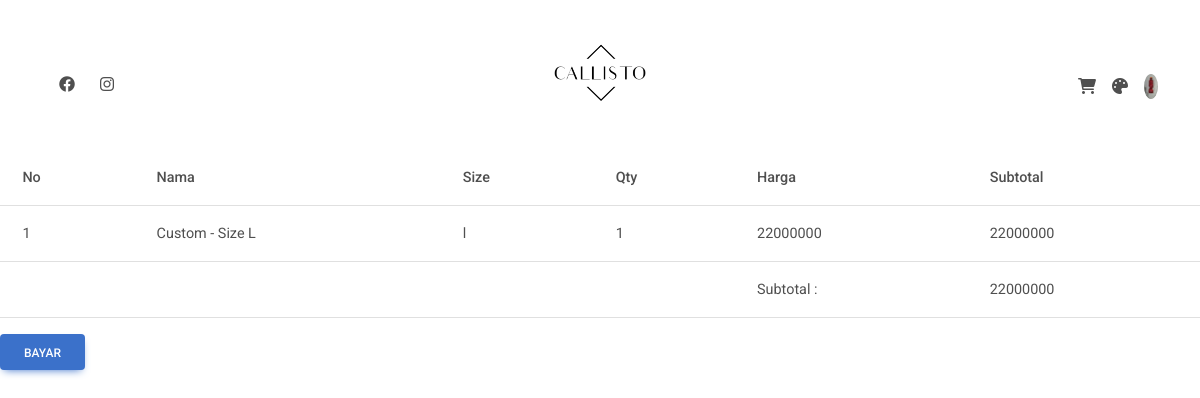
/user_payment.php (signed in), run on the app's committed database.
### tables this page shows
CREATE TABLE `account` (
  `acc_id` varchar(6) NOT NULL,
  `acc_email` varchar(255) NOT NULL,
  `acc_user` varchar(255) NOT NULL,
  `acc_name` varchar(255) NOT NULL,
  `acc_pass` varchar(255) NOT NULL,
  `acc_telp` varchar(15) NOT NULL,
  `acc_gender` int(1) NOT NULL,
  `acc_alamat` varchar(255) DEFAULT NULL,
  `acc_profile` varchar(255) DEFAULT NULL,
  `acc_tglLahir` date DEFAULT NULL,
  PRIMARY KEY (`acc_id`)
);

CREATE TABLE `cart` (
  `cart_customer_id` varchar(6) NOT NULL,
  `cart_pro_id` varchar(6) NOT NULL,
  `qty` int(11) NOT NULL,
  KEY `cart_customer_id` (`cart_customer_id`),
  KEY `cart_pro_id` (`cart_pro_id`),
  CONSTRAINT `cart_ibfk_1` FOREIGN KEY (`cart_customer_id`) REFERENCES `account` (`acc_id`),
  CONSTRAINT `cart_ibfk_2` FOREIGN KEY (`cart_pro_id`) REFERENCES `product` (`pro_id`)
);

CREATE TABLE `product` (
  `pro_id` varchar(6) NOT NULL,
  `pro_name` varchar(255) NOT NULL,
  `pro_price` int(11) NOT NULL,
  `pro_stock` int(5) NOT NULL,
  `pro_size` varchar(2) NOT NULL,
  `pro_detail` varchar(255) NOT NULL,
  `pro_picture` varchar(255) NOT NULL,
  `pro_status` int(1) NOT NULL DEFAULT 1,
  `pro_cust_id` varchar(6) DEFAULT NULL,
  PRIMARY KEY (`pro_id`),
  KEY `custom_fk` (`pro_cust_id`),
  CONSTRAINT `custom_fk` FOREIGN KEY (`pro_cust_id`) REFERENCES `account` (`acc_id`)
);

### user_payment.php (the view, shortened to what this page needs)
<?php
require("helper.php");
?>
<!DOCTYPE html>
<html lang="en">
<head>
    <link href="https://cdnjs.cloudflare.com/ajax/libs/font-awesome/6.0.0/css/all.min.css" rel="stylesheet" />
    <link href="https://cdnjs.cloudflare.com/ajax/libs/mdb-ui-kit/6.0.1/mdb.min.css" rel="stylesheet" />
</head>
<body>
    <header>
        <div class="p-3 text-center bg-white nav-border">
            <div class="container mt-4">
                <div class="row">
                    <div class="col-md-4 d-flex justify-content-center justify-content-md-start align-items-center">
                        <ul class="navbar-nav d-flex flex-row">
                            <li class="nav-item me-3 me-lg-0 mt-4">
                                <a class="nav-link" href="https://www.facebook.com/Maisonfashion">
                                    <i class="fab fa-facebook" style="height:50px ; width:50px ;"></i>
                                </a>
                            </li>
                            <li class="nav-item me-3 me-lg-0 ms-2 mt-4">
                                <a class="nav-link" href="https://www.instagram.com/maisonde_fashion/">
                                    <i class="fab fa-instagram"></i>
                                </a>
                            </li>
                        </ul>
                    </div>
                    <div class="col-md-4">
                        <a href="user_home.php">
                            <img src="asset/logo.png" height="70" />
                        </a>
                    </div>
                    <div class="col-md-4 d-flex justify-content-center justify-content-md-end align-items-center">
                        <div class="d-flex">
                            <a class="text-reset me-3" href="user_cart.php">
                                <span><i class="fas fa-shopping-cart"></i></span>
                            </a>
                            <a class="text-reset me-3" href="user_custom.php">
                                <span><i class="fas fa-palette"></i></span>
                            </a>
                            <?php
                            $sql = "SELECT * FROM account WHERE acc_user = '" . $_SESSION['userLogin'] . "' ";
                            $res = mysqli_query($con, $sql);
                            $rows = mysqli_fetch_assoc($res);
                            ?>
                            <div class="dropdown">
                                <a class="text-reset dropdown-toggle d-flex align-items-center hidden-arrow" href="#" id="navbarDropdownMenuLink" role="button" data-mdb-toggle="dropdown" aria-expanded="false">
                                    <img src="img_profile/<?= $rows['acc_profile'] ?>" class="rounded-circle" height="25" alt="" loading="lazy" />
                                </a>
                            </div>
                        </div>
                    </div>
                </div>
            </div>
        </div>
    </header>
    <?php
    $nomer = 0;
    $total = 0;
    ?>
    <table class="table">
        <tr>
            <th>No</th>
            <th>Nama</th>
            <th>Size</th>
            <th>Qty</th>
            <th>Harga</th>
            <th>Subtotal</th>
        </tr>
        <?php
        $select_query = "SELECT p.pro_name AS 'nama' , p.pro_size AS 'size' , c.qty AS 'qty' , p.pro_price AS 'harga' , (c.qty * p.pro_price) AS 'subtotal' FROM cart c JOIN product p ON c.cart_pro_id = p.pro_id";
        $select = mysqli_query($con, $select_query);
        while ($row = mysqli_fetch_assoc($select)) { ?>
            <tr>
                <td><?= ++$nomer; ?></td>
                <td><?= $row['nama']; ?></td>
                <td><?= $row['size']; ?></td>
                <td><?= $row['qty']; ?></td>
                <td><?= $row['harga']; ?></td>
                <td><?= $row['subtotal']; ?></td>
            </tr>
        <?php
            $total += $row['subtotal'];
        }
        ?>
        <tr>
            <td></td>
            <td></td>
            <td></td>
            <td></td>
            <td>Subtotal : </td>
            <td><?= $total; ?></td>
        </tr>
    </table>
    <button class="btn btn-primary" onclick="animasi()">BAYAR</button>
</body>
</html>

### data on the page
account: acc_profile (picture)
cart: cart_pro.pro_name "Custom - Size L", cart_pro.pro_size "l", qty "1", cart_pro.pro_price "22000000", subtotal "22000000"

### other printed values
$total "22000000"
